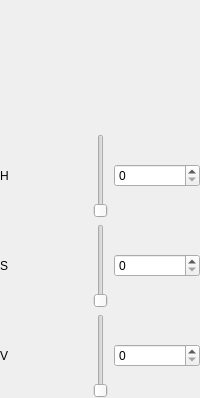
     <widget class="QWidget" name="tab_6Page1">
      <layout class="QGridLayout" name="gridLayout">
       <property name="leftMargin">
        <number>0</number>
       </property>
       <property name="topMargin">
        <number>0</number>
       </property>
       <property name="rightMargin">
        <number>0</number>
       </property>
       <property name="bottomMargin">
        <number>0</number>
       </property>
       <item row="2" column="0">
        <widget class="QLabel" name="label_2">
         <property name="toolTip">
          <string>Saturation</string>
         </property>
         <property name="text">
          <string>S</string>
         </property>
        </widget>
       </item>
       <item row="3" column="2">
        <widget class="QSpinBox" name="spinBox_3">
         <property name="toolTip">
          <string>Value</string>
         </property>
         <property name="maximum">
          <number>255</number>
         </property>
        </widget>
       </item>
       <item row="1" column="1">
        <widget class="color_widgets::HueSlider" name="slider_hsv_hue">
         <property name="toolTip">
          <string>Hue</string>
         </property>
        </widget>
       </item>
       <item row="3" column="1">
        <widget class="color_widgets::GradientSlider" name="slider_hsv_value">
         <property name="toolTip">
          <string>Value</string>
         </property>
         <property name="maximum">
          <number>255</number>
         </property>
        </widget>
       </item>
       <item row="2" column="2">
        <widget class="QSpinBox" name="spinBox_2">
         <property name="toolTip">
          <string>Saturation</string>
         </property>
         <property name="maximum">
          <number>255</number>
         </property>
        </widget>
       </item>
       <item row="1" column="0">
        <widget class="QLabel" name="label">
         <property name="toolTip">
          <string>Hue</string>
         </property>
         <property name="text">
          <string>H</string>
         </property>
        </widget>
       </item>
       <item row="1" column="2">
        <widget class="QSpinBox" name="spinBox">
         <property name="toolTip">
          <string>Hue</string>
         </property>
         <property name="maximum">
          <number>359</number>
         </property>
        </widget>
       </item>
       <item row="3" column="0">
        <widget class="QLabel" name="label_3">
         <property name="toolTip">
          <string>Value</string>
         </property>
         <property name="text">
          <string>V</string>
         </property>
        </widget>
       </item>
       <item row="2" column="1">
        <widget class="color_widgets::GradientSlider" name="slider_hsv_sat">
         <property name="toolTip">
          <string>Saturation</string>
         </property>
         <property name="maximum">
          <number>255</number>
         </property>
        </widget>
       </item>
       <item row="0" column="0" colspan="3">
        <widget class="color_widgets::ColorWheel" name="color_hsv">
         <property name="sizePolicy">
          <sizepolicy hsizetype="Expanding" vsizetype="MinimumExpanding">
           <horstretch>0</horstretch>
           <verstretch>0</verstretch>
          </sizepolicy>
         </property>
         <property name="minimumSize">
          <size>
           <width>128</width>
           <height>128</height>
          </size>
         </property>
         <property name="maximumSize">
          <size>
           <width>16777215</width>
           <height>230</height>
          </size>
         </property>
         <property name="selectorShape">
          <enum>color_widgets::ColorWheel::ShapeSquare</enum>
         </property>
         <property name="rotatingSelector">
          <bool>false</bool>
         </property>
        </widget>
       </item>
      </layout>
     </widget>
